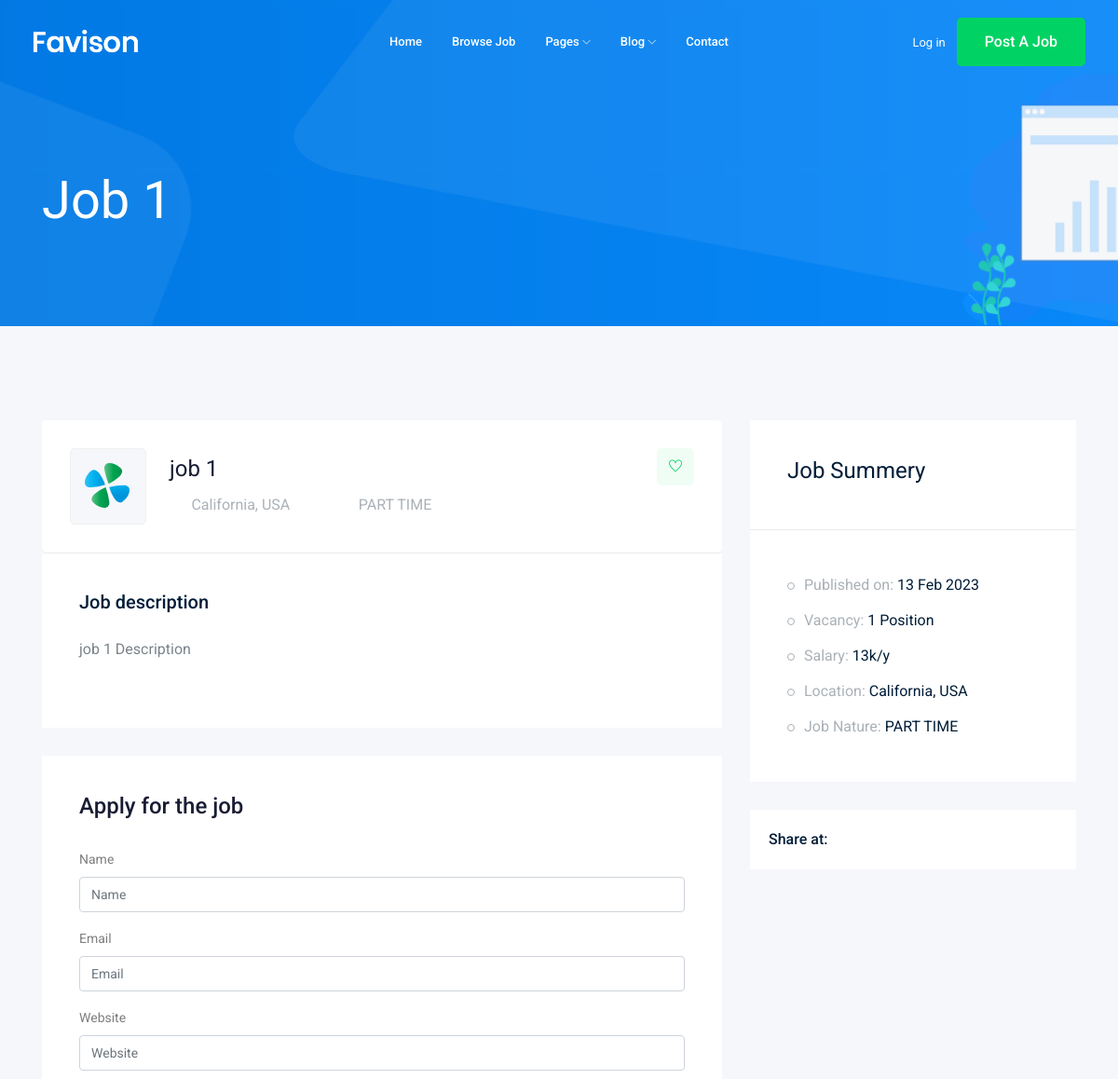
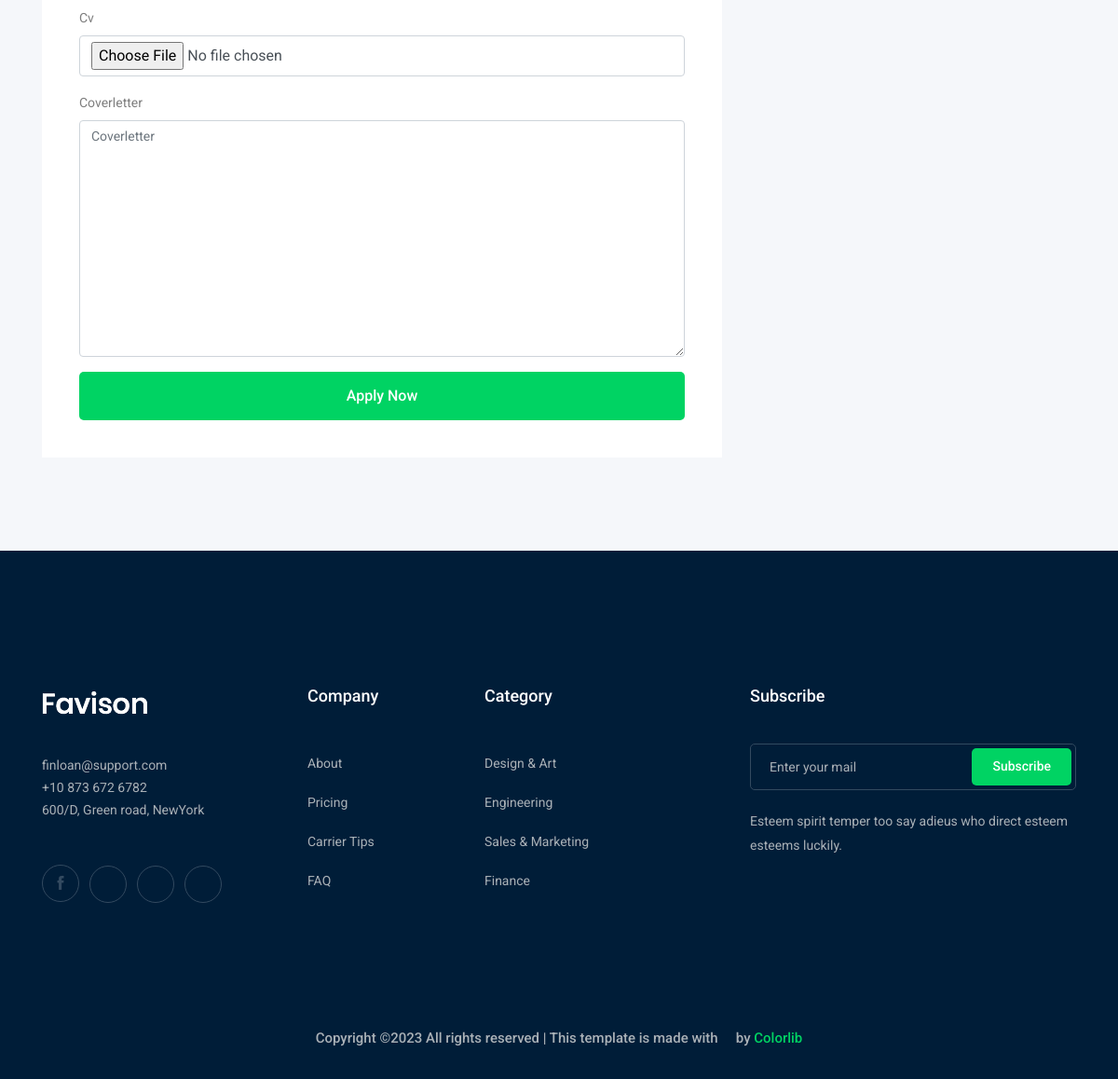
/jobs/job-1, run on the app's committed database (2 pictures, top to bottom).
### job/models.py (models this page shows, shortened)
class Job(models.Model):
    Publisher = models.ForeignKey(User, related_name=("Publisher"), on_delete=models.CASCADE)
    title = models.CharField(max_length=50)
    location = models.CharField( max_length=50)
    Job_Nature = models.CharField(max_length=15, choices=JOB_TYPE)
    Published_time = models.DateTimeField(auto_now=True)
    description = models.TextField(max_length=1000)
    Vacancy = models.IntegerField(default=1)
    Salary = models.IntegerField(default=0)
    experience = models.IntegerField(default=0)
    category = models.ForeignKey('Category', on_delete=models.CASCADE, blank=True)
    img = models.ImageField(upload_to=img_upload)
    slug = models.SlugField(null=True, blank=True)
    def __str__(self):
        return self.title

### job/views.py (the view)
# urls.py: path('<str:slug>', views.job_details, name='job_details'),
def job_details(request, slug):
    job_detail = Job.objects.get(slug=slug)
    if request.method == 'POST':
        form = ApplyForm(request.POST, request.FILES)
        if form.is_valid():
            my_form = form.save(commit=False)
            my_form.job = job_detail
            my_form.save()
    else:
        form = ApplyForm
    context = {'job': job_detail, 'form':form}
    return render(request, 'job/job_details.html', context)

### job/templates/job/job_details.html (shortened to what this page needs)
{% extends "base.html" %}
{% load bootstrap4 %}
{% block body %}
    <div class="bradcam_area bradcam_bg_1">
        <div class="container">
            <div class="row">
                <div class="col-xl-12">
                    <div class="bradcam_text">
                        <h3>{{job}}</h3>
                    </div>
                </div>
            </div>
        </div>
    </div>
    <div class="job_details_area">
        <div class="container">
            <div class="row">
                <div class="col-lg-8">
                    <div class="job_details_header">
                        <div class="single_jobs white-bg d-flex justify-content-between">
                            <div class="jobs_left d-flex align-items-center">
                                <div class="thumb">
                                    <img src="img/svg_icon/1.svg" alt="">
                                </div>
                                <div class="jobs_conetent">
                                    <a href="#"><h4>{{job}}</h4></a>
                                    <div class="links_locat d-flex align-items-center">
                                        <div class="location">
                                            <p> <i class="fa fa-map-marker"></i> California, USA</p>
                                        </div>
                                        <div class="location">
                                            <p> <i class="fa fa-clock-o"></i> {{job.Job_Nature}}</p>
                                        </div>
                                    </div>
                                </div>
                            </div>
                            <div class="jobs_right">
                                <div class="apply_now">
                                    <a class="heart_mark" href="#"> <i class="ti-heart"></i> </a>
                                </div>
                            </div>
                        </div>
                    </div>
                    <div class="descript_wrap white-bg">
                        <div class="single_wrap">
                            <h4>Job description</h4>
                            <p>{{job.description}}</p>
                        </div>
                    </div>
                    <div class="apply_job_form white-bg">
                        <h4>Apply for the job</h4>
                        <form action="#", method='POST', enctype='multipart/form-data'>
                            {% bootstrap_form form %}
                            <button class="boxed-btn3 w-100" type="submit">Apply Now</button>
                        </form>
                    </div>
                </div>
                <div class="col-lg-4">
                    <div class="job_sumary">
                        <div class="summery_header">
                            <h3>Job Summery</h3>
                        </div>
                        <div class="job_content">
                            <ul>
                                <li>Published on: <span>{{job.Published_time|date:'d M o'}}</span></li>
                                <li>Vacancy: <span>{{job.Vacancy}} Position</span></li>
                                <li>Salary: <span>{{job.Salary}}k/y</span></li>
                                <li>Location: <span>California, USA</span></li>
                                <li>Job Nature: <span> {{job.Job_Nature}}</span></li>
                            </ul>
                        </div>
                    </div>
                    <div class="share_wrap d-flex">
                        <span>Share at:</span>
                        <ul>
                            <li><a href="#"> <i class="fa fa-facebook"></i></a> </li>
                            <li><a href="#"> <i class="fa fa-google-plus"></i></a> </li>
                            <li><a href="#"> <i class="fa fa-twitter"></i></a> </li>
                            <li><a href="#"> <i class="fa fa-envelope"></i></a> </li>
                        </ul>
                    </div>
                    <div class="job_location_wrap">
                        <div class="job_lok_inner">
                            <div id="map" style="height: 200px;"></div>
                          </div>
                    </div>
                </div>
            </div>
        </div>
    </div>
    {% endblock body %}

### data on the page
Job: title "Job 1", title "job 1", Job_Nature "PART TIME", description "job 1 Description", Published_time "13 Feb 2023", Vacancy "1", Salary "13"
